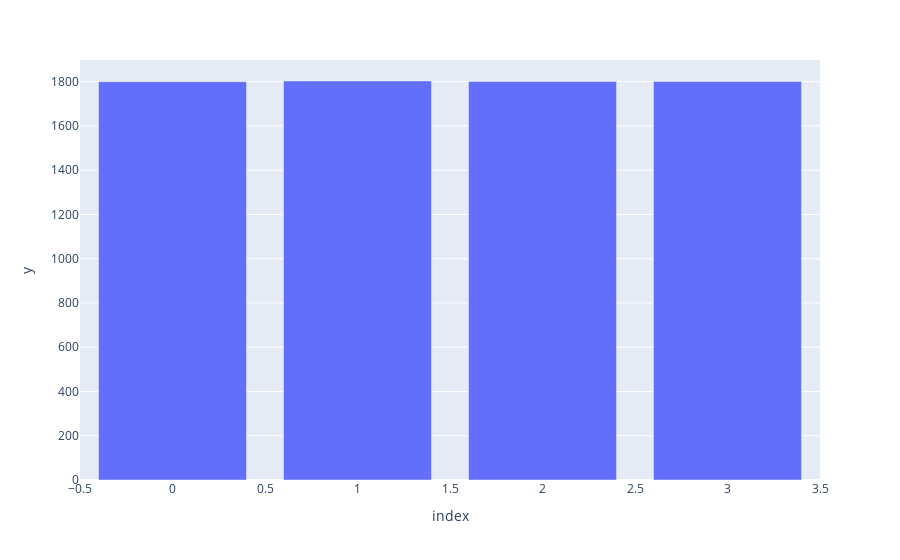

Here is the notebook cell this chart was saved with:
### Code cell
import plotly.express as px
import numpy

random_x = voicefile_names
random_y = voice_files_count

fig = px.bar(random_x, y = random_y)
fig.show()

### Figure 1 — Plotly figure (JSON) as saved in the notebook; plotly's stock layout.template omitted (floating-point values rounded to 4 significant figures)
{"data": [{"alignmentgroup": "True", "hovertemplate": "index=%{x}<br>y=%{y}<extra></extra>", "legendgroup": "", "marker": {"color": "#636efa", "pattern": {"shape": ""}}, "name": "", "offsetgroup": "", "orientation": "v", "showlegend": false, "textposition": "auto", "type": "bar", "x": [0, 1, 2, 3], "xaxis": "x", "y": [1800, 1803, 1801, 1801], "yaxis": "y"}], "layout": {"barmode": "relative", "legend": {"tracegroupgap": 0}, "margin": {"t": 60}, "xaxis": {"anchor": "y", "domain": [0, 1], "title": {"text": "index"}}, "yaxis": {"anchor": "x", "domain": [0, 1], "title": {"text": "y"}}}}
